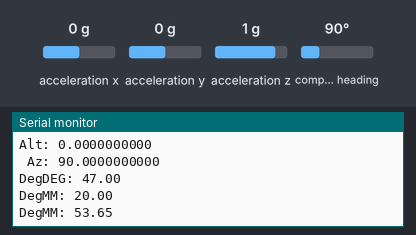
The sketch below on a simulated Arduino Uno, built with avr-gcc and run on an emulated ATmega328P. Parts: the last lines printed to the serial monitor. Inputs (shaded band) come from the test bench; at power-on: acceleration x 0 g, acceleration y 0 g, acceleration z 1 g, compass heading 90°. The local clock reads 2024-03-15 10:24:30 at power-on unless the sketch sets it.

Above: at 1.3 s.
1.4 s: acceleration x set to -1.4 g
At 1.92 s:
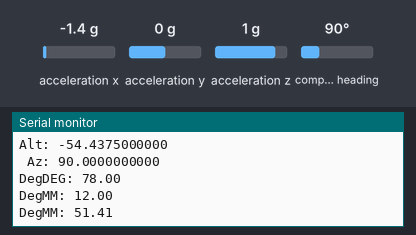
2.9 s: acceleration y set to -1.4 g
At 3.5 s:
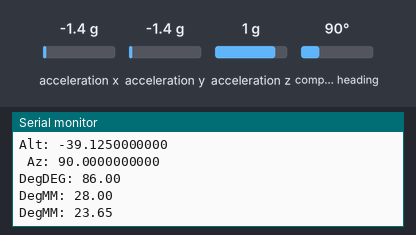
4.4 s: acceleration z set to -1.4 g
At 5.07 s:
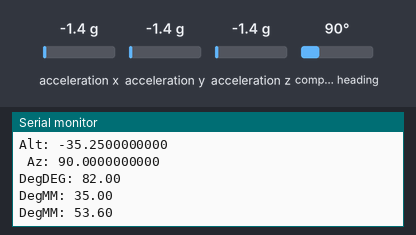
5.9 s: compass heading set to 7°
7.4 s: acceleration x set to 0 g
At 8.21 s:
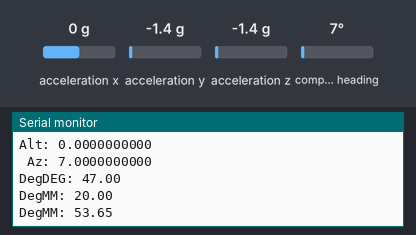
10.5 s: acceleration x set to -0.8 g
At 11.34 s:
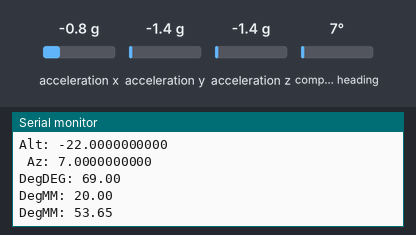
Timing chart, 0 to 13.5 s (numbered marks = the images above; inputs shaded):
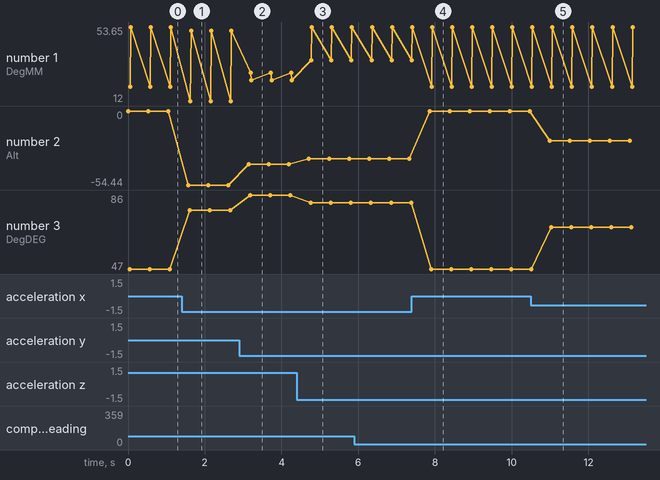

Measured:
- after the input at 1.4 s, the serial monitor: prints a new line after 0.17 s (image 1)
- after the input at 2.9 s, the serial monitor: prints a new line after 0.24 s (image 2)
- after the input at 4.4 s, the serial monitor: prints a new line after 0.32 s (image 3)
- after the input at 7.4 s, the serial monitor: prints a new line after 0.46 s (image 4)
- after the input at 10.5 s, the serial monitor: prints a new line after 0.49 s (image 5)
- plotted number 1: 53.65 → 51.41 after the input at 1.4 s, 51.41 → 23.65 after the input at 2.9 s, 23.65 → 53.6 after the input at 4.4 s, 35 → 53.65 after the input at 7.4 s
- plotted number 2: 0 → -54.44 after the input at 1.4 s, -54.44 → -39.12 after the input at 2.9 s, -39.12 → -35.25 after the input at 4.4 s, -35.25 → 0 after the input at 7.4 s, 0 → -22 after the input at 10.5 s
- plotted number 3: 47 → 78 after the input at 1.4 s, 78 → 86 after the input at 2.9 s, 86 → 82 after the input at 4.4 s, 82 → 47 after the input at 7.4 s, 47 → 69 after the input at 10.5 s

The sketch:

testing.ino
```cpp
#include <RTClib.h>
#include <Wire.h>
#include <math.h>
#include <Adafruit_Sensor.h>
#include <Adafruit_BNO055.h>
#include <utility/imumaths.h>


Adafruit_BNO055 bno = Adafruit_BNO055();
/* Set the delay between fresh samples */
#define BNO055_SAMPLERATE_DELAY_MS (500)
RTC_DS3231 rtc;

void LST_get();

double dec, ra;
double arHH, arMM, arSS;
double decDEG, decMM, decSS;

/* Lattiude/Longitude - edit the number to correspond with your location */
float lat = 42.65176250*PI/180;
float lon = -71.315;        //longitude is west so this value is negative
int TIMEZONE = -5;               // eastern time GMT: -5
int DST = 0;                     // Daylight Savings Time (1 = summer, 0 = winter)
double LST, ALT, AZ;

void setup() {
  // put your setup code here, to run once:
  Serial.begin(9600);
  bno.begin();
  //delay(1000);
  rtc.begin();
  bno.setExtCrystalUse(true);
}

void loop() {
  // put your main code here, to run repeatedly:
  imu::Vector<3> euler = bno.getVector(Adafruit_BNO055::VECTOR_EULER);
  float dec_sin, ha_cos, ha, ha_prime, sin_A;

  Serial.print("Alt: ");
  Serial.print(euler.y(), DEC);
  Serial.print(" \n");
  Serial.print(" Az: ");
  Serial.print(euler.x(), DEC);
  Serial.print(" \n\n");

  //converts AZ and ALT to radians becuase Arduino math take in radians as args
#if 0
  AZ = euler.x()*PI/180;
  ALT = euler.y()*PI/180;
#endif
  AZ = 0.0;
  ALT = abs(euler.y())*PI/180;

  dec_sin = ((sin(ALT) * sin(lat)) + (cos(ALT) * cos(lat) * cos(AZ)));
  dec = asin(dec_sin);

  ha_cos = ((sin(ALT) - (sin(lat) * sin(dec))) / (cos(lat) * cos(dec)));
  ha_prime = acos(ha_cos);

  dec = dec*180.0/PI;
  decDEG = (int)dec;
  decMM = (int)((dec-decDEG)*60.0);
  decSS = (dec-decDEG-decMM/60.0)*3600.0;
  Serial.print("DegDEG: ");
  Serial.print(decDEG);
  Serial.print("\n\n");
  Serial.print("DegMM: ");
  Serial.print(decMM);
  Serial.print("\n\n");
   Serial.print("DegMM: ");
  Serial.print(decSS);
  Serial.print("\n\n");


  ha_prime = ha_prime*180.0/PI;

  sin_A = sin(AZ);
  sin_A = sin_A*180.0/PI;
  if (sin_A >= 0) {
    ha = 360.0 - ha_prime;
  }
  else {
    ha = ha_prime;
  }
  ha = ha / 15.0;
  LST_get();
  ra = LST - ha;
  if (ra < 0) ra += 24.0;
  /*
    local_time += now.hour();
    Serial.print(local_time, DEC);
    Serial.print("\n\n");
  */
  delay(BNO055_SAMPLERATE_DELAY_MS);
}

void LST_get()
{
  DateTime now = rtc.now();
  int S = now.second();
  int MN = now.minute();
  int H = now.hour();
  int D = now.day();
  int M = now.month();
  int Y = now.year();
#if 0
  if (M < 3) { M += 12; Y -= 1; }
  double HH = H + ((float)MN/60.00) + ((float)S/3600.00);
  float AA = (int)(365.25*(Y+4716));
  float BB = (int)(30.6001*(M+1));
  double CurrentJDN = AA + BB + D - 15375.5 + (HH - TIMEZONE)/24;
  float CurrentDay = CurrentJDN - 2451543.5;

  double MJD = CurrentJDN - 2400000.5;
  int MDJ0 = (int)MJD;
  float ut = (MJD - MDJ0)*24.0;
  double t = (MDJ0-51544.5)/36525.0;
  double GMST = 6.697374558 + 1.0027379093*ut + (8640184.812866 + (0.093104 - 0.0000062*t)*t)*t/3600.0;
#endif
  double GMST = 18.697374558 + 24.06570982441908*D;
  int GMSTint = (int)GMST;
  GMSTint/=24;
  GMST = GMST - (double)GMSTint* 24;

  LST = GMST + lon/15;

  int LSTint = (int)LST;
  LSTint/=24;
  LST = LST - (double)LSTint *24;
}
```
